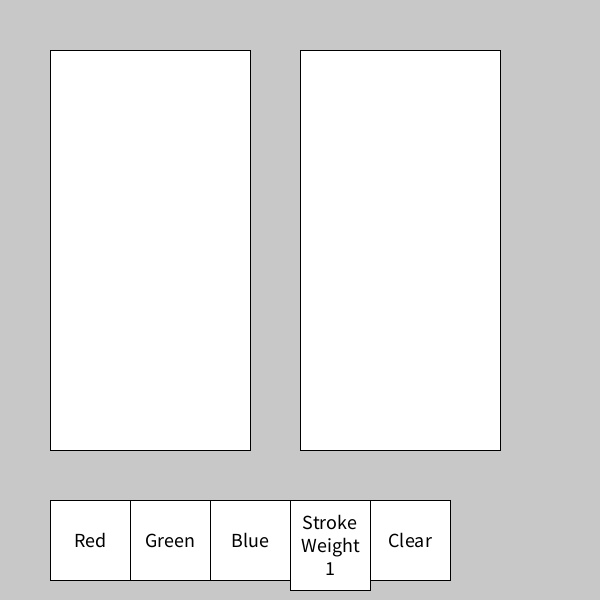
Frame 1 (no input)
Frame 60 (the mouse pressed at the canvas centre just before this capture): identical to frame 1, image omitted
Frame 120 (the mouse held since frame 60 and released just before this capture): identical to frame 1, image omitted

The Processing sketch that drew this single still picture (run headless with seeded random() and noise(); from frame 60 on, the mouse is pressed at the canvas centre):

// Processing sketch: basic_Paint
// ── basic_Paint.pde
//basic_Paint
//make painting software with class
//2022/10/24
//1-4-45 Taiyu Honma

ArrayList<UIObject> objects = new ArrayList<UIObject>();

void setup(){
  size(600,600);
  frameRate(60);
  background(200);
  Canvas canvas1 = new Canvas(50,50, 200,400, color(255));
  canvas1.regist();
  Canvas canvas2 = new Canvas(300,50, 200,400, color(255));
  canvas2.regist();
  Canvas[] canvass = new Canvas[2];
  canvass[0] = canvas1;
  canvass[1] = canvas2;
  new Button("Red", 50, height-100, 80, 80)
  .setAction(new ChangeColor(canvass,0))
  .regist();
  new Button("Green", 130, height-100, 80, 80)
  .setAction(new ChangeColor(canvass,1))
  .regist();
  new Button("Blue", 210, height-100, 80, 80)
  .setAction(new ChangeColor(canvass,2))
  .regist();
  new CountButton("Stroke\nWeight", 290, height-100, 80, 90)
  .setAction(new ChangeWeight(canvass))
  .regist();
  new Button("Clear", 370, height-100, 80, 80)
  .setAction(new Clear(canvass))
  .regist();
  

}

void draw() {
  for(UIObject obj : objects){
    obj.display();
  }
}

void mousePressed(){
   for(UIObject obj : objects){
     if(obj instanceof  Button) {
       ((Button)obj).press(mouseX, mouseY);
     }
  }
}
class ChangeColor extends Action{
  Canvas[] canvass;
  int targetColor;
  ChangeColor(Canvas[] _canvas, int _targetColor) {
    canvass = _canvas;
    targetColor = _targetColor;
  }
  void action(boolean state) {
    for(Canvas canvas : canvass) {
      canvas.colors[targetColor] = state? 255 : 0;
    }
  }
}
class ChangeWeight extends Action{
  Canvas[] canvass;
  int targetColor;
  ChangeWeight(Canvas[] _canvas) {
    canvass = _canvas;
  }
  void action(boolean state) {
    ((CountButton)button).i += 1;
    if(((CountButton)button).i > 4) {
     ((CountButton)button).i = 1;
    }
    for(Canvas canvas : canvass) {
      canvas.weight = ((CountButton)button).i;
    }
    button.state = ((CountButton)button).i > 1;
  }
}
class Clear extends Action{
  Canvas[] canvass;
  Clear(Canvas[] _canvas) {
    canvass = _canvas;
  }
  void action(boolean state) {
    for(Canvas canvas : canvass) {
      canvas.clear();
    }
    button.reset();
  }
}

// ── Button.pde
abstract class Action {
  Button button;

  abstract void action(boolean state);
}

class Button extends UIObject {
  String label;
  boolean state;
  Action action = null;
  Button(String _label, int _x, int _y, int _w, int _h) {
    super(_x, _y, _w, _h);
    label = _label;
    state = false;
  }

  void reset() {
    state = false;
  }
  
  void display() {
    textAlign(CENTER,CENTER);
    textSize(20);
    stroke(0);
    strokeWeight(1);
    fill(state ? color(255,200,200) : color(255));
    rect(x,y,w,h);
    fill(0);
    text(label, x+w/2, y+h/2);
  }
  
  Button setAction(Action _action) {
    _action.button = this;
    action = _action;
    return this;
  }
  
  boolean press(int mx, int my) {
    if(onMouse(mx,my)){
      state = !state;
      if(action != null) {
        action.action(state);
      }
      return true;
    }
    return false;
  }
}

// ── Canvas.pde
class Canvas extends UIObject {
  int[] colors =  new int[3];
  int weight = 1;
  color background;

  Canvas(int _x, int _y, int _w, int _h, color _bg) {
    super(_x, _y, _w, _h);
    background = _bg;
    clear();
  }
  void display() {
   if(mousePressed && onMouse(mouseX,mouseY)) {
     noStroke();
     
     fill(color(colors[0],colors[1],colors[2]));
     ellipse(mouseX,mouseY,weight*10,weight*10);
   }
  }
  void clear() {
    fill(background);
    rect(x, y, w, h);
  }
}

// ── CountButton.pde
class CountButton extends Button {
  int i = 1;
  CountButton(String _label, int _x, int _y, int _w, int _h){
    super(_label,_x, _y, _w, _h);
  }
  void display() {
    String original = label;
    label = label + "\n"+i;
    super.display();
    label = original;
  }
}

// ── UIObject.pde
abstract class UIObject {
  int x, y;
  int w, h;
  

  UIObject(int _x, int _y, int _w, int _h) {
    x = _x;
    y = _y;
    w = _w;
    h = _h;
    
  }
  void regist(){
    objects.add(this);
  }
  abstract void display() ;
  boolean onMouse(int mx, int my) {
    boolean check_x = x < mx && mx < x + w;
    boolean check_y = y < my && my < y + h;
    return check_x && check_y;
  }
}
